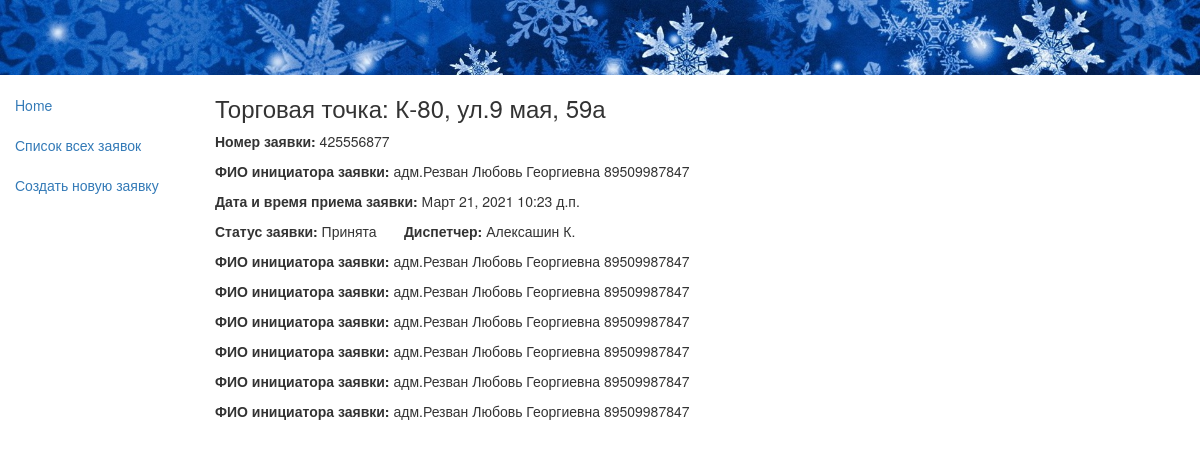
The app's page /app/rec/7 with its own data.
### app/models.py (models this page shows, shortened)
class Rec(models.Model):
    status = models.ForeignKey(Status, null=True, on_delete=models.SET_NULL, help_text="Состояние заявки")
    rec_date = models.DateField(auto_now_add=True)
    rec_time = models.TimeField(auto_now_add=True)
    staff = models.ForeignKey(Staff, null=True, on_delete=models.SET_NULL, help_text="Диспетчер")
    customer = models.CharField(max_length=64, help_text="ФИО инициатора заявки")
    rec_num = models.CharField(max_length=12, help_text="Номер заявки")
    store = models.ForeignKey(Store, null=True, on_delete=models.SET_NULL, help_text="Торговая точка, адрес")
    description = models.TextField(max_length=1000, help_text="Содержание заявки")
    trouble = models.ForeignKey(Trouble, null=True, on_delete=models.SET_NULL, help_text="Категория неисправности")
    tech = models.ForeignKey(Tech, on_delete=models.SET_NULL, null=True, blank=True, help_text="Сервисный инженер")
    sign = models.DateTimeField(null=True, blank=True, help_text="Дата и время передачи заявки инженеру")
    visit = models.DateField(null=True, blank=True, help_text="Дата визита инженера")
    result = models.TextField(null=True, blank=True, max_length=1000, help_text="Результат выезда")
    form = models.TextField(null=True, blank=True, max_length=10, help_text="Номер заказа-наряда")
    class Meta:
        ordering = ['-id'] # итерация по заявкам в rec-list.html в обратном порядке

class Store(models.Model):
    name = models.CharField(max_length=96, help_text="Торговая точка, адрес")
    def __str__(self):
        return self.name

class Status(models.Model):
    name = models.CharField(max_length=32, help_text="Состояние заявки")
    def __str__(self):
        return self.name

class Staff(models.Model):
    name = models.CharField(max_length=64, help_text="Диспетчер")
    def __str__(self):
        return self.name

### app/views.py (the view)
# urls.py: url(r'^rec/(?P<pk>\d+)$', views.RecDetailView.as_view(), name='rec-detail'),
class RecDetailView(generic.DetailView):
    model = Rec

### app/templates/app/rec_detail.html
{% extends "base_generic.html" %}
{% block content %}
  <h3>Торговая точка: {{ rec.store }}</h3>
  <p><strong>Номер заявки:</strong> {{ rec.rec_num }}</p>
  <p><strong>ФИО инициатора заявки:</strong> {{ rec.customer }}</p>
  <p><strong>Дата и время приема заявки:</strong> {{ rec.rec_date }} {{ rec.rec_time }}</p>
  <p><strong>Статус заявки:</strong> {{ rec.status }} &nbsp; &nbsp; &nbsp; <strong>Диспетчер:</strong> {{ rec.staff }}</p>
  <p><strong>ФИО инициатора заявки:</strong> {{ rec.customer }}</p>
  <p><strong>ФИО инициатора заявки:</strong> {{ rec.customer }}</p>
  <p><strong>ФИО инициатора заявки:</strong> {{ rec.customer }}</p>
  <p><strong>ФИО инициатора заявки:</strong> {{ rec.customer }}</p>
  <p><strong>ФИО инициатора заявки:</strong> {{ rec.customer }}</p>
  <p><strong>ФИО инициатора заявки:</strong> {{ rec.customer }}</p>
{% endblock %}

### records on screen
Rec: store "К-80, ул.9 мая, 59а", rec_num "425556877", customer "адм.Резван Любовь Георгиевна 89509987847", rec_date "Март 21, 2021", rec_time "10:23 д.п.", status "Принята", staff "Алексашин К."
